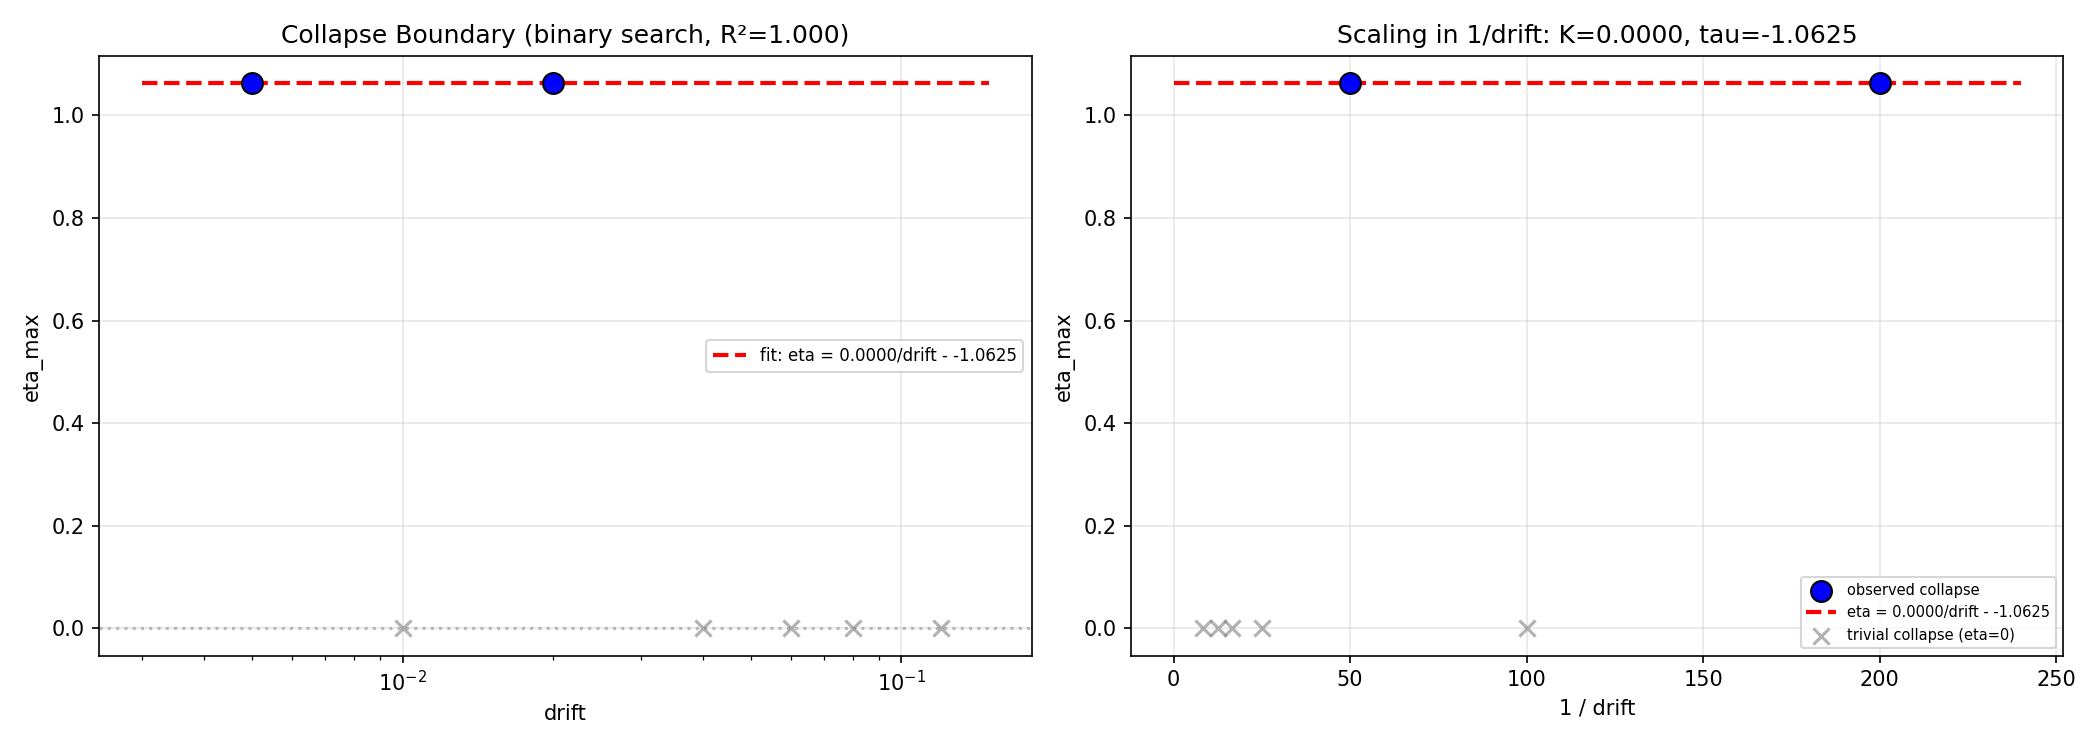

Source code (Python):
"""
Scaling law fit with censored data support.

Reads binary_search_results.json and fits:
  eta_max(drift) = K / drift - tau

Uses only observed (uncensored) points.
Censored points provide lower bounds: eta_max > eta_ceiling.
"""
import json
import numpy as np
import matplotlib.pyplot as plt


def scaling_law(drift, K, tau):
    return K / drift - tau


def load_binary_results(path="binary_search_results.json"):
    with open(path) as f:
        data = json.load(f)
    return data


def fit_scaling_law_censored(data):
    """
    Fit using only observed points.
    For censored points, use them as constraints: K/drift - tau > eta_ceiling.
    """
    observed = data["observed"]
    censored = data["censored"]
    eta_ceiling = data["eta_ceiling"]

    obs_drifts = np.array([p["drift"] for p in observed])
    obs_etas = np.array([p["eta_max"] for p in observed])

    # Filter out trivial collapses (eta_max == 0 means structure never existed)
    # These are NOT inertia collapses — they're fundamental failures
    mask_nonzero = obs_etas > 0.01
    fit_drifts = obs_drifts[mask_nonzero]
    fit_etas = obs_etas[mask_nonzero]

    zero_drifts = obs_drifts[~mask_nonzero]

    print(f"Observed points: {len(observed)} (nonzero collapse: {mask_nonzero.sum()}, trivial: {(~mask_nonzero).sum()})")
    print(f"Censored points: {len(censored)}")

    if len(fit_drifts) >= 2:
        x = 1.0 / fit_drifts
        y = fit_etas
        coeffs = np.polyfit(x, y, 1)
        K, tau = coeffs[0], -coeffs[1]

        pred = K * x - tau
        resid = y - pred
        if len(x) > 2:
            sigma2 = np.sum(resid**2) / (len(x) - 2)
            X = np.column_stack([x, np.ones_like(x)])
            cov = sigma2 * np.linalg.inv(X.T @ X)
            K_err = np.sqrt(cov[0, 0])
            tau_err = np.sqrt(cov[1, 1])
        else:
            K_err, tau_err = 0.0, 0.0

        r2 = 1 - np.sum(resid**2) / max(np.sum((y - np.mean(y))**2), 1e-8)
    else:
        K, tau = 0.0, 0.0
        K_err, tau_err = 0.0, 0.0
        r2 = 0.0

    return K, tau, K_err, tau_err, r2, fit_drifts, fit_etas, zero_drifts


def plot_fit(data, K, tau, r2, fit_drifts, fit_etas, zero_drifts,
             output="scaling_law_censored.png"):
    observed = data["observed"]
    censored = data["censored"]
    eta_ceiling = data["eta_ceiling"]

    obs_drifts = np.array([p["drift"] for p in observed])
    obs_etas = np.array([p["eta_max"] for p in observed])
    cens_drifts = np.array([p["drift"] for p in censored])

    fig, axes = plt.subplots(1, 2, figsize=(14, 5))

    # Panel 1: Phase diagram
    ax = axes[0]
    for d, e in zip(obs_drifts, obs_etas):
        if e > 0.01:
            ax.scatter(d, e, c='blue', s=100, edgecolors='black', zorder=5, marker='o')
        else:
            ax.scatter(d, e, c='gray', s=60, marker='x', zorder=5, alpha=0.6)
    for d in cens_drifts:
        ax.scatter(d, eta_ceiling, c='orange', s=80, marker='^', edgecolors='black', zorder=5)
        ax.annotate(f'> {eta_ceiling}', (d, eta_ceiling), textcoords="offset points",
                    xytext=(0, 12), ha='center', fontsize=7, color='orange')

    if K > 0:
        d_fine = np.logspace(np.log10(0.003), np.log10(0.15), 100)
        eta_theory = scaling_law(d_fine, K, tau)
        ax.plot(d_fine, eta_theory, 'r--', linewidth=2,
                label=f'fit: eta = {K:.4f}/drift - {tau:.4f}')

    ax.set_xlabel('drift')
    ax.set_ylabel('eta_max')
    ax.set_title(f'Collapse Boundary (binary search, R²={r2:.3f})')
    ax.set_xscale('log')
    ax.legend(fontsize=8)
    ax.grid(True, alpha=0.3)
    ax.axhline(y=0, color='gray', linestyle=':', alpha=0.5)

    # Panel 2: 1/drift linearity
    ax = axes[1]
    if len(fit_drifts) > 0:
        x_fit = 1.0 / fit_drifts
        ax.scatter(x_fit, fit_etas, c='blue', s=100, edgecolors='black', zorder=5,
                   label='observed collapse')
        if K > 0:
            x_line = np.linspace(0, max(x_fit) * 1.2, 100)
            ax.plot(x_line, K * x_line - tau, 'r--', linewidth=2,
                    label=f'eta = {K:.4f}/drift - {tau:.4f}')

    # Trivial collapses
    if len(zero_drifts) > 0:
        ax.scatter(1.0 / zero_drifts, np.zeros_like(zero_drifts), c='gray', s=60,
                   marker='x', zorder=5, alpha=0.6, label='trivial collapse (eta=0)')

    # Censored points
    if len(cens_drifts) > 0:
        ax.scatter(1.0 / cens_drifts, [eta_ceiling] * len(cens_drifts),
                   c='orange', s=80, marker='^', edgecolors='black', zorder=5,
                   label=f'censored (eta > {eta_ceiling})')

    ax.set_xlabel('1 / drift')
    ax.set_ylabel('eta_max')
    ax.set_title(f'Scaling in 1/drift: K={K:.4f}, tau={tau:.4f}')
    ax.legend(fontsize=7)
    ax.grid(True, alpha=0.3)

    plt.tight_layout()
    plt.savefig(output, dpi=150)
    plt.close()
    print(f"\nPlot saved to {output}")


if __name__ == "__main__":
    data = load_binary_results()

    K, tau, K_err, tau_err, r2, fit_drifts, fit_etas, zero_drifts = \
        fit_scaling_law_censored(data)

    print("=" * 60)
    print("SCALING LAW FIT (censored-regression)")
    print("=" * 60)
    print(f"\nFitted on {len(fit_drifts)} observed collapse points:")
    for d, e in zip(fit_drifts, fit_etas):
        print(f"  drift={d:.4f}  eta_max={e:.4f}  1/drift={1/d:.1f}")

    if len(zero_drifts) > 0:
        print(f"\nExcluded {len(zero_drifts)} trivial collapses (eta_max=0, structure never existed):")
        for d in zero_drifts:
            print(f"  drift={d:.4f}")

    print(f"\nFit: eta_max = {K:.6f}/drift - {tau:.6f}")
    print(f"  K   = {K:.6f} ± {K_err:.6f}")
    print(f"  tau = {tau:.6f} ± {tau_err:.6f}")
    print(f"  R²  = {r2:.4f}")

    print(f"\nPredicted eta_max (observed only):")
    for d in fit_drifts:
        pred = scaling_law(d, K, tau)
        print(f"  drift={d:.4f}: predicted={pred:.4f}  actual={fit_etas[list(fit_drifts).index(d)]:.4f}")

    plot_fit(data, K, tau, r2, fit_drifts, fit_etas, zero_drifts)

    export = {
        "method": "censored regression (observed points only)",
        "K": round(float(K), 6),
        "tau": round(float(tau), 6),
        "K_err": round(float(K_err), 6),
        "tau_err": round(float(tau_err), 6),
        "R2": round(float(r2), 4),
        "n_observed_used": int(len(fit_drifts)),
        "n_trivial_excluded": int(len(zero_drifts)),
        "fit_points": [{"drift": float(d), "eta_max": float(e)} for d, e in zip(fit_drifts, fit_etas)],
        "trivial_points": [float(d) for d in zero_drifts],
    }
    with open("scaling_law_censored.json", "w") as f:
        json.dump(export, f, indent=2)
    print("\nFit saved to scaling_law_censored.json")
